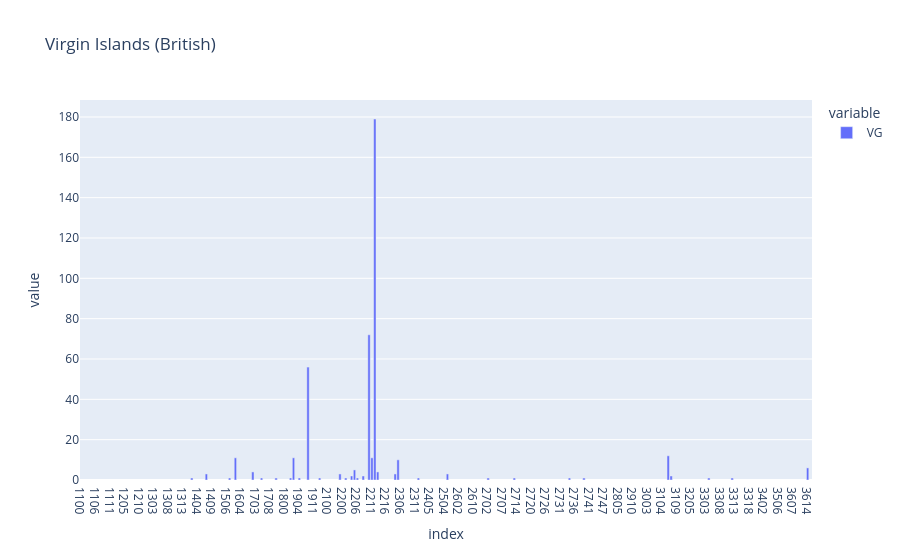

Notebook code cell kept with this figure:
### Code cell
country = "VG"
px.bar(df_country_subfield.loc[country].to_frame(), title = uf.get_country_info(country).iloc[0, 0])

### Figure 1 — Plotly figure (JSON) as saved in the notebook; plotly's stock layout.template omitted (floating-point values rounded to 4 significant figures; data arrays with more than 128 entries replaced by an {"elided": "..."} marker saying what was removed)
{"data": [{"hovertemplate": "variable=VG<br>index=%{x}<br>value=%{y}<extra></extra>", "legendgroup": "VG", "marker": {"color": "#636efa", "pattern": {"shape": ""}}, "name": "VG", "orientation": "v", "showlegend": true, "textposition": "auto", "x": {"elided": "252 str values"}, "xaxis": "x", "y": {"elided": "252 float values"}, "yaxis": "y", "type": "bar"}], "layout": {"xaxis": {"anchor": "y", "domain": [0.0, 1.0], "title": {"text": "index"}}, "yaxis": {"anchor": "x", "domain": [0.0, 1.0], "title": {"text": "value"}}, "legend": {"title": {"text": "variable"}, "tracegroupgap": 0}, "title": {"text": "Virgin Islands (British)"}, "barmode": "relative"}}
